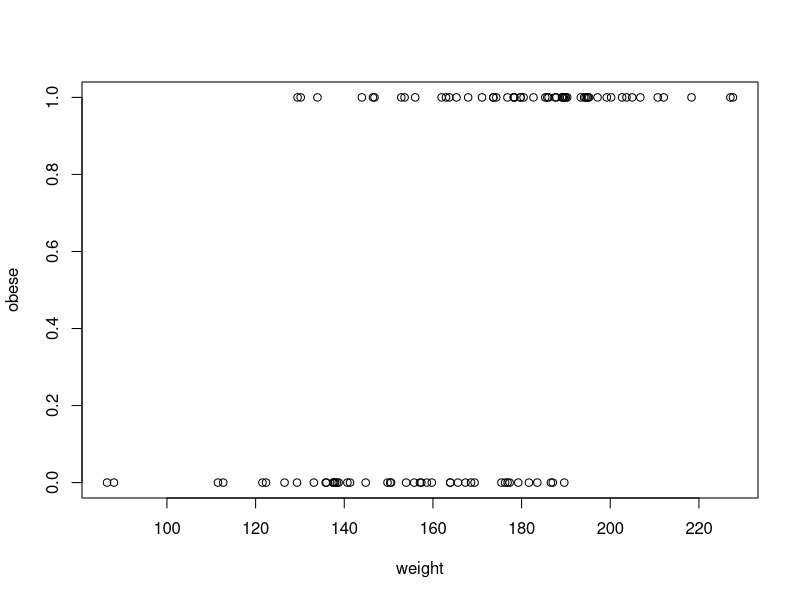
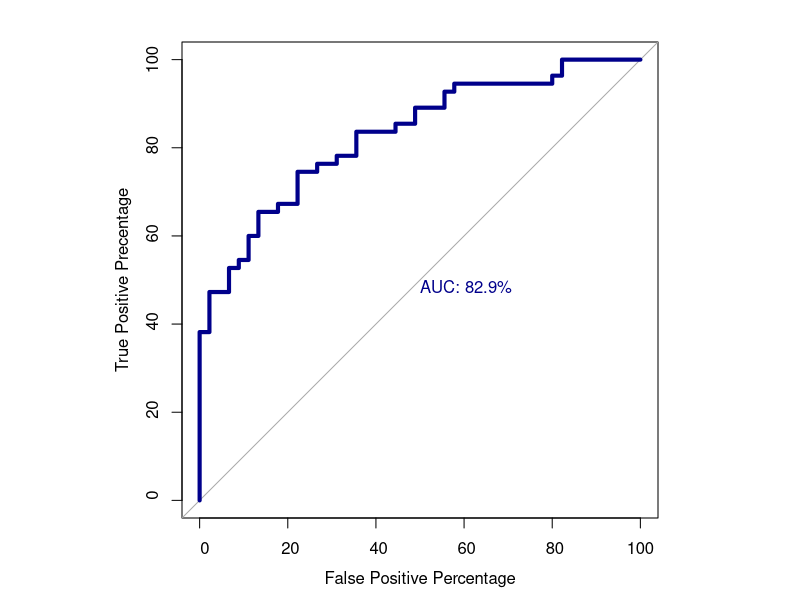

Write the R code that produced these figures, in order. (Note: this script raises an error after producing the figures.)
#https://github.com/StatQuest/roc_and_auc_demo/blob/master/roc_and_auc_demo.R
#https://www.youtube.com/watch?v=qcvAqAH60Yw&list=PLblh5JKOoLUICTaGLRoHQDuF_7q2GfuJF&index=8
library(pROC)
library(randomForest)

## Generate weight and obesity datasets.

set.seed(420)

num.samples <-100

## genereate 100 values from a normal distribution with
## mean 172 and standard deviation 29, then sort them
weight <-sort(rnorm(n=num.samples, mean=172, sd=29))

## Now we will decide if a sample is obese or not. 
## NOTE: This method for classifying a sample as obese or not
## was made up just for this example.
## rank(weight) returns 1 for the lightest, 2 for the second lightest, ...
##              ... and it returns 100 for the heaviest.
## So what we do is generate a random number between 0 and 1. Then we see if
## that number is less than rank/100. So, for the lightest sample, rank = 1.
## This sample will be classified "obese" if we get a random number less than
## 1/100. For the second lightest sample, rank = 2, we get another random
## number between 0 and 1 and classify this sample "obese" if that random
## number is < 2/100. We repeat that process for all 100 samples
obese <- ifelse((test=(runif(n=num.samples)) < (rank(weight)/100)), yes = 1, no = 0)
obese

## plot the data
plot(x=weight, y=obese)

## fit a logistic regression to the data...
glm.fit=glm(obese ~ weight, family = binomial)
line(weight, glm.fit$fitted.values)

par(pty="s")
roc(obese, glm.fit$fitted.values,
    plot = TRUE, 
    legacy.axes =TRUE, 
    percent = TRUE,
    xlab = "False Positive Percentage",
    ylab = "True Positive Precentage",
    col = "darkblue",
    lwd = 4,
    print.auc = TRUE,
    print.auc.Y=45)
    #print.auc.x=c(100,90),
    #auc.polygon = TRUE,
    #auc.polygo.col = "lightblue")

## If we want to find out the optimal threshold we can store the 
## data used to make the ROC graph in a variable...
roc.info <- roc(obese, glm.fit$fitted.values, legacy.axes = TRUE)

## and then extract just the information that we want from that variable.
roc_df <- data.frame(
  tpp = roc.info$sensitivities*100,
  fpp = (1 - roc.info$specificities)*100,
  thresholds = roc.info$thresholds)

## now let's look at the thresholds between TPP 60% and 80%...
roc_df[roc_df$tpp > 60 & roc_df$tpp < 80,]

## Now let's fit the data with a random forest...
rf.model <- randomForest(factor(obese) ~ weight)

## NOTE: By default, roc() uses specificity on the x-axis and the values range
## from 1 to 0. This makes the graph look like what we would expect, but the
## x-axis itself might induce a headache. To use 1-specificity (i.e. the 
## False Positive Rate) on the x-axis, set "legacy.axes" to TRUE.
## We can calculate the area under the curve...
plot.roc(obese, 
         rf.model$votes[,1],
         plot = TRUE, 
         add = TRUE,
         legacy.axes =TRUE, 
         percent = TRUE,
         xlab = "False Positive Percentage",
         ylab = "True Positive Precentage",
         col = "blue",
         lwd = 4,
         print.auc = TRUE,
         print.auc.y=45)

## Now layer logistic regression and random forest ROC graphs..
plot.roc(obese, rf.model$votes[,1],
    #plot = TRUE, 
    add = TRUE,
    #legacy.axes =TRUE, 
    percent = TRUE,
    #xlab = "False Positive Percentage",
    #ylab = "True Positive Precentage",
    col = "green",
    lwd = 4,
    print.auc = TRUE,
    print.auc.y=45)
legend("bottomright", legend=c("Logisitic Regression", "Random Forest"), col=c("blue", "green"), lwd=4)

par(pty = "m")
